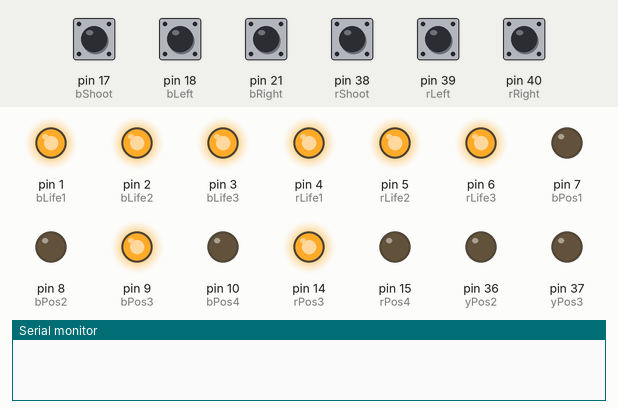
This sketch was run on a simulated Arduino Mega 2560, built for the host (arithmetic inside an expression is 32-bit, double 64-bit). On the bench: output pins drawn as LEDs (lit = HIGH), the last lines printed to the serial monitor. The test bench sets the inputs (shaded band); at power-on: pin 17 (bShoot), pin 18 (bLeft), pin 21 (bRight), pin 38 (rShoot), pin 39 (rLeft), pin 40 (rRight) HIGH.

Above: at 1.2 s.
1.3 s: pin 40 (rRight) pulled LOW for 0.15 s
At 2.2 s:
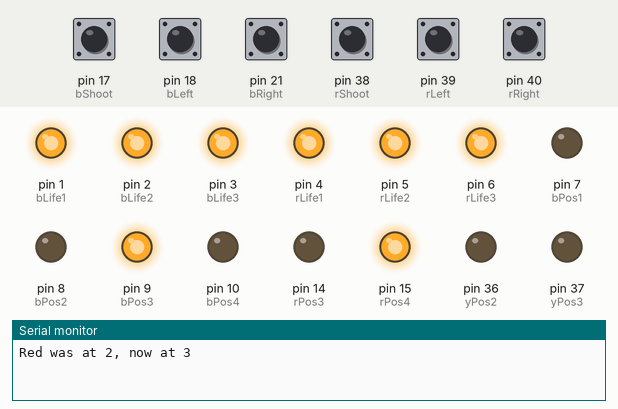
2.9 s: pin 17 (bShoot) pulled LOW for 0.15 s
At 3.05 s:
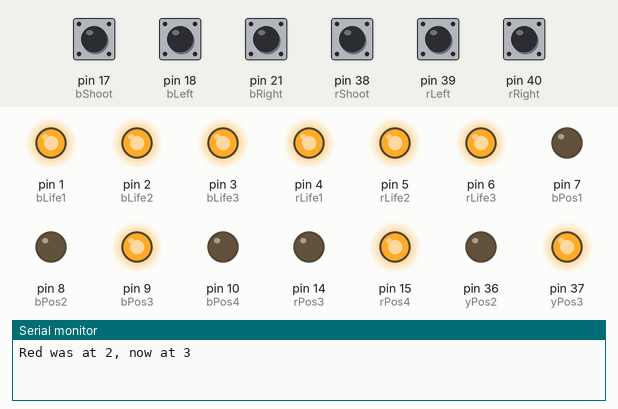
4.7 s: pin 18 (bLeft) pulled LOW for 0.15 s
At 5.9 s:
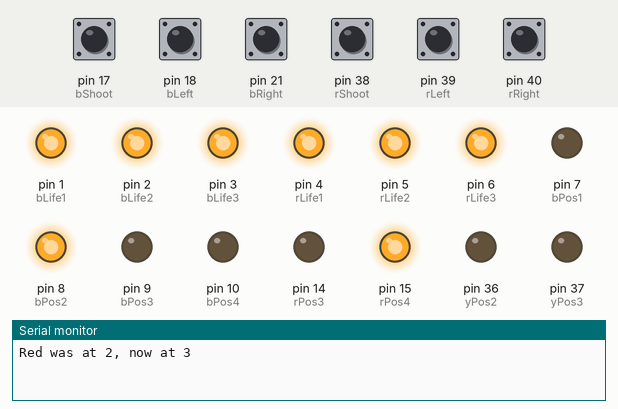
6.3 s: pin 39 (rLeft) pulled LOW for 0.15 s
At 7.1 s:
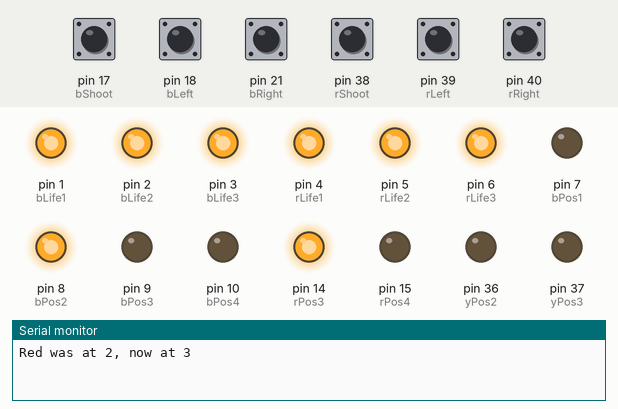
7.9 s: pin 38 (rShoot) pulled LOW for 0.15 s
At 8.05 s:
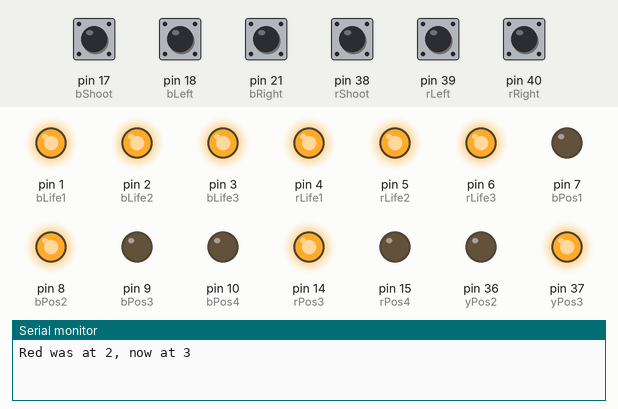
9.7 s: pin 17 (bShoot) pulled LOW for 1 s
At 9.85 s:
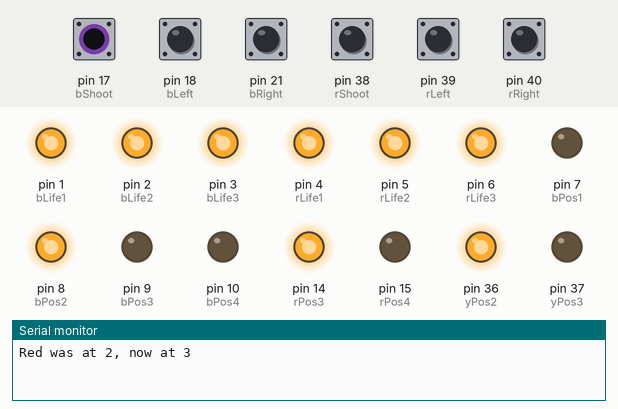
Timing chart, 0 to 12.7 s (numbered marks = the images above; inputs shaded):
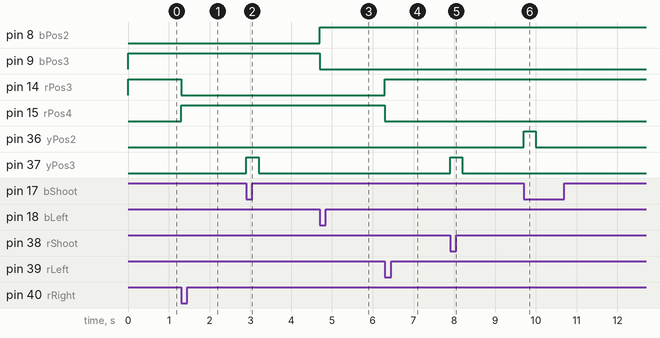

The sketch:

shootinggame.ino
```cpp
#define bLife1 1  //For the lights that represent blue's lives
#define bLife2 2
#define bLife3 3

#define rLife1 4  //For the lights that represent red's lives
#define rLife2 5
#define rLife3 6

#define bPos1 7 //For the lights that represent blue's position
#define bPos2 8
#define bPos3 9
#define bPos4 10
#define bPos5 11

#define rPos1 12  //For the lights that represent red's position
#define rPos2 13
#define rPos3 14
#define rPos4 15
#define rPos5 16

#define yPos1 35  //For the lights that represent the bullets in the middle of the players
#define yPos2 36
#define yPos3 37
#define yPos4 33
#define yPos5 34

#define bShoot 17 //For blue's controls
#define bLeft 18
#define bRight 21

#define rShoot 38 //For red's controls
#define rLeft 39
#define rRight 40

int lastbShoot = LOW; //These variables are used to make sure that each event triggers only once and only when the button is pushed down
int lastbLeft = LOW;
int lastbRight = LOW;
int lastrShoot = LOW;
int lastrLeft = LOW;
int lastrRight = LOW;

class Player {  //A player class to make the code more readable
  private:
    int lives;  //How many lives the player is on
    int position; //The position will be added to either player's leftmost position to give the LED that should light up
    int lastLife; //The position of the life that will be the last one remaining lit up when the player is on 1 life

  public:
    Player(int newLastLife){
      lives = 3;  //Initialise the full 3 lives
      position = 2; //Place the player in the middle of their grid
      lastLife = newLastLife; //The pin that the last life is connected to
    }
    void loseLife(){  //Used when a player is shot
      lives = lives-1;
    }
    int getLives(){
      return lives;
    }
    int getPos(){
      return position;
    }
    int getLastLife(){  //Location of the player's last life, used in the shoot function
      return lastLife;
    }
    int moveLeft(){
      position = (position + 4) % 5;  //Move to the left, wraps around
      return position;
    }
    int moveRight(){
      position = (position + 1) % 5;  //Move to the right, wraps around
      return position;
    }
    void shoot(Player &victim){
      int shotPosition = position;  //Store the shooter's initial position
      digitalWrite(yPos1 + shotPosition, HIGH); //Light up the bullet light corresponding to the shooter's position
      delay(300); //Give the victim time to react
      if (victim.getPos() == shotPosition){ //If the victim is still in the bullet position
        victim.loseLife();    //Remove one of the lives of the victim
        if (victim.getLives() == 2){  //If the victim is now on 2 lives, switch off one of their life lights
          digitalWrite(victim.getLastLife() + 2, LOW);
          digitalWrite(yPos1 + shotPosition, LOW);  //Switch off the bullet light
        } else if (victim.getLives() == 1){ //If the victim is now on their last life, switch off another one of their lights
          digitalWrite(victim.getLastLife() + 1, LOW);
          digitalWrite(yPos1 + shotPosition, LOW);  //Switch off the bullet light
        } else{
          digitalWrite(victim.getLastLife(), LOW);  //Otherwise the victim now has 0 lives, switch off their last life, the bullet light never turns off in this case
        }
      } else{
        digitalWrite(yPos1 + shotPosition, LOW);  //Switch off the bullet light after the delay if the victim is not hit
      }
    }
};

Player blue(bLife1);  //Create the two players
Player red(rLife1);

void setup() {
  // put your setup code here, to run once:

  pinMode(bLife1, OUTPUT);  //Set all of the pin modes
  pinMode(bLife2, OUTPUT);
  pinMode(bLife3, OUTPUT);

  pinMode(rLife1, OUTPUT);
  pinMode(rLife2, OUTPUT);
  pinMode(rLife3, OUTPUT);

  pinMode(bPos1, OUTPUT);
  pinMode(bPos2, OUTPUT);
  pinMode(bPos3, OUTPUT);
  pinMode(bPos4, OUTPUT);
  pinMode(bPos5, OUTPUT);

  pinMode(rPos1, OUTPUT);
  pinMode(rPos2, OUTPUT);
  pinMode(rPos3, OUTPUT);
  pinMode(rPos4, OUTPUT);
  pinMode(rPos5, OUTPUT);

  pinMode(yPos1, OUTPUT);
  pinMode(yPos2, OUTPUT);
  pinMode(yPos3, OUTPUT);
  pinMode(yPos4, OUTPUT);
  pinMode(yPos5, OUTPUT);

  pinMode(bShoot, INPUT_PULLUP);
  pinMode(bLeft, INPUT_PULLUP);
  pinMode(bRight, INPUT_PULLUP);

  pinMode(rShoot, INPUT_PULLUP);
  pinMode(rLeft, INPUT_PULLUP);
  pinMode(rRight, INPUT_PULLUP);

  digitalWrite(bLife1, HIGH); //Give both players all 3 lives
  digitalWrite(bLife2, HIGH);
  digitalWrite(bLife3, HIGH);
  digitalWrite(rLife1, HIGH);
  digitalWrite(rLife2, HIGH);
  digitalWrite(rLife3, HIGH);

  digitalWrite(bPos3, HIGH);  //Place both players in the middle of their rows
  digitalWrite(rPos3, HIGH);
}

void loop() {
  // put your main code here, to run repeatedly:
  if (digitalRead(bShoot) == LOW && lastbShoot == HIGH){  //The "if" statements look complicated but it's just my way of ensuring that only the button pushdown edge is detected
    lastbShoot = !lastbShoot;                             //Same with the flipping of the variables
    // shoot(blue, red);
    blue.shoot(red);
  } else if (digitalRead(bShoot) == HIGH && lastbShoot == LOW){
    lastbShoot = !lastbShoot;
  }
  if (digitalRead(rShoot) == LOW && lastrShoot == HIGH){
    lastrShoot = !lastrShoot;
    // shoot(red, blue);
    red.shoot(blue);
  } else if (digitalRead(rShoot) == HIGH && lastrShoot == LOW){
    lastrShoot = !lastrShoot;
  }
  if (digitalRead(bLeft) == LOW && lastbLeft == HIGH){
    lastbLeft = !lastbLeft;
    digitalWrite(bPos1 + blue.getPos(), LOW);
    blue.moveLeft();
    digitalWrite(bPos1 + blue.getPos(), HIGH);
  } else if (digitalRead(bLeft) == HIGH && lastbLeft == LOW){
    lastbLeft = !lastbLeft;
  }
  if (digitalRead(rLeft) == LOW && lastrLeft == HIGH){
    lastrLeft = !lastrLeft;
    digitalWrite(rPos1 + red.getPos(), LOW);
    red.moveLeft();
    digitalWrite(rPos1 + red.getPos(), HIGH);
  } else if (digitalRead(rLeft) == HIGH && lastrLeft == LOW){
    lastrLeft = !lastrLeft;
  }
  if (digitalRead(bRight) == LOW && lastbRight == HIGH){
    lastbRight = !lastbRight;
    digitalWrite(bPos1 + blue.getPos(), LOW);
    blue.moveRight();
    digitalWrite(bPos1 + blue.getPos(), HIGH);
  } else if (digitalRead(bRight) == HIGH && lastbRight == LOW){
    lastbRight = !lastbRight;
  }
  if (digitalRead(rRight) == LOW && lastrRight == HIGH){
    lastrRight = !lastrRight;
    digitalWrite(rPos1 + red.getPos(), LOW);
    Serial.printf("Red was at %d, now at ", red.getPos());
    red.moveRight();
    Serial.printf("%d\n", red.getPos());
    digitalWrite(rPos1 + red.getPos(), HIGH);
  } else if (digitalRead(rRight) == HIGH && lastrRight == LOW){
    lastrRight = !lastrRight;
  }
  if (blue.getLives() == 0){
    digitalWrite(blue.getPos(), LOW);   //Swtich off the loser's lights
    digitalWrite(rPos1, HIGH);  //Light up all of the winner's lights
    digitalWrite(rPos2, HIGH);
    digitalWrite(rPos3, HIGH);
    digitalWrite(rPos4, HIGH);
    digitalWrite(rPos5, HIGH);
    Serial.println("Red wins");
    while(1){}  //Stop the game
  }
  if (red.getLives() == 0){
    digitalWrite(rPos1 + red.getPos(), LOW);
    digitalWrite(bPos1, HIGH);
    digitalWrite(bPos2, HIGH);
    digitalWrite(bPos3, HIGH);
    digitalWrite(bPos4, HIGH);
    digitalWrite(bPos5, HIGH);
    Serial.println("Blue wins");
    while(1){}
  }
}

// void shoot(Player &shooter, Player &victim){
//   int shotPosition = shooter.getPos();
//   digitalWrite(yPos1 + shotPosition, HIGH);
//   delay(300);
//   if (victim.getPos() == shotPosition){
//     victim.loseLife();
//     if (victim.getLives() == 2){
//       digitalWrite(victim.getLastLife() + 2, LOW);
//       digitalWrite(yPos1 + shotPosition, LOW);
//     } else if (victim.getLives() == 1){
//       digitalWrite(victim.getLastLife() + 1, LOW);
//       digitalWrite(yPos1 + shotPosition, LOW);
//     } else{
//       digitalWrite(victim.getLastLife(), LOW);
//     }
//   } else{
//     digitalWrite(yPos1 + shotPosition, LOW);
//   }
// }
```

Measured:
- after the input at 1.3 s, pin 14 (rPos3): HIGH → LOW at once; pin 15 (rPos4): LOW → HIGH at once
- after the input at 2.9 s, pin 37 (yPos3): LOW → HIGH at once, → LOW 0.30 s later
- after the input at 4.7 s, pin 8 (bPos2): LOW → HIGH at once; pin 9 (bPos3): HIGH → LOW at once
- after the input at 6.3 s, pin 14 (rPos3): LOW → HIGH at once; pin 15 (rPos4): HIGH → LOW at once
- after the input at 7.9 s, pin 37 (yPos3): LOW → HIGH at once, → LOW 0.30 s later
- after the input at 9.7 s, pin 36 (yPos2): LOW → HIGH at once, → LOW 0.30 s later
